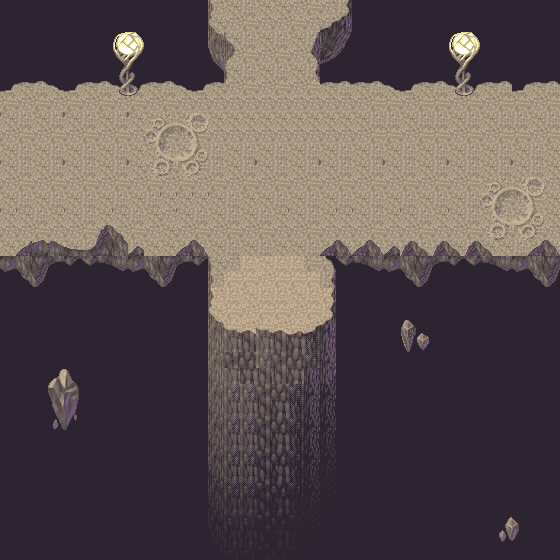

A 2D game scene composited from a Tiled map and its tileset images. What follows is a short description and the map's XML, with each tile layer's data collapsed to a summary:
An orthogonal 35x35 tile map with 16x16 px tiles, 3 tile layers (background, first, second).

<map version="1.0" orientation="orthogonal" width="35" height="35" tilewidth="16" tileheight="16">
 <tileset firstgid="1" name="050-DarkSpace01" tilewidth="16" tileheight="16">
  <image source="050-DarkSpace01.png" width="256" height="640" />
 </tileset>
 <layer name="background" width="35" height="35">
  <data>[1225 cells, 1225 non-empty, 4 distinct tile ids]</data>
 </layer>
 <layer name="first" width="35" height="35">
  <data>[1225 cells, 640 non-empty, 186 distinct tile ids]</data>
 </layer>
 <layer name="second" width="35" height="35">
  <data>[1225 cells, 82 non-empty, 44 distinct tile ids]</data>
 </layer>
</map>
